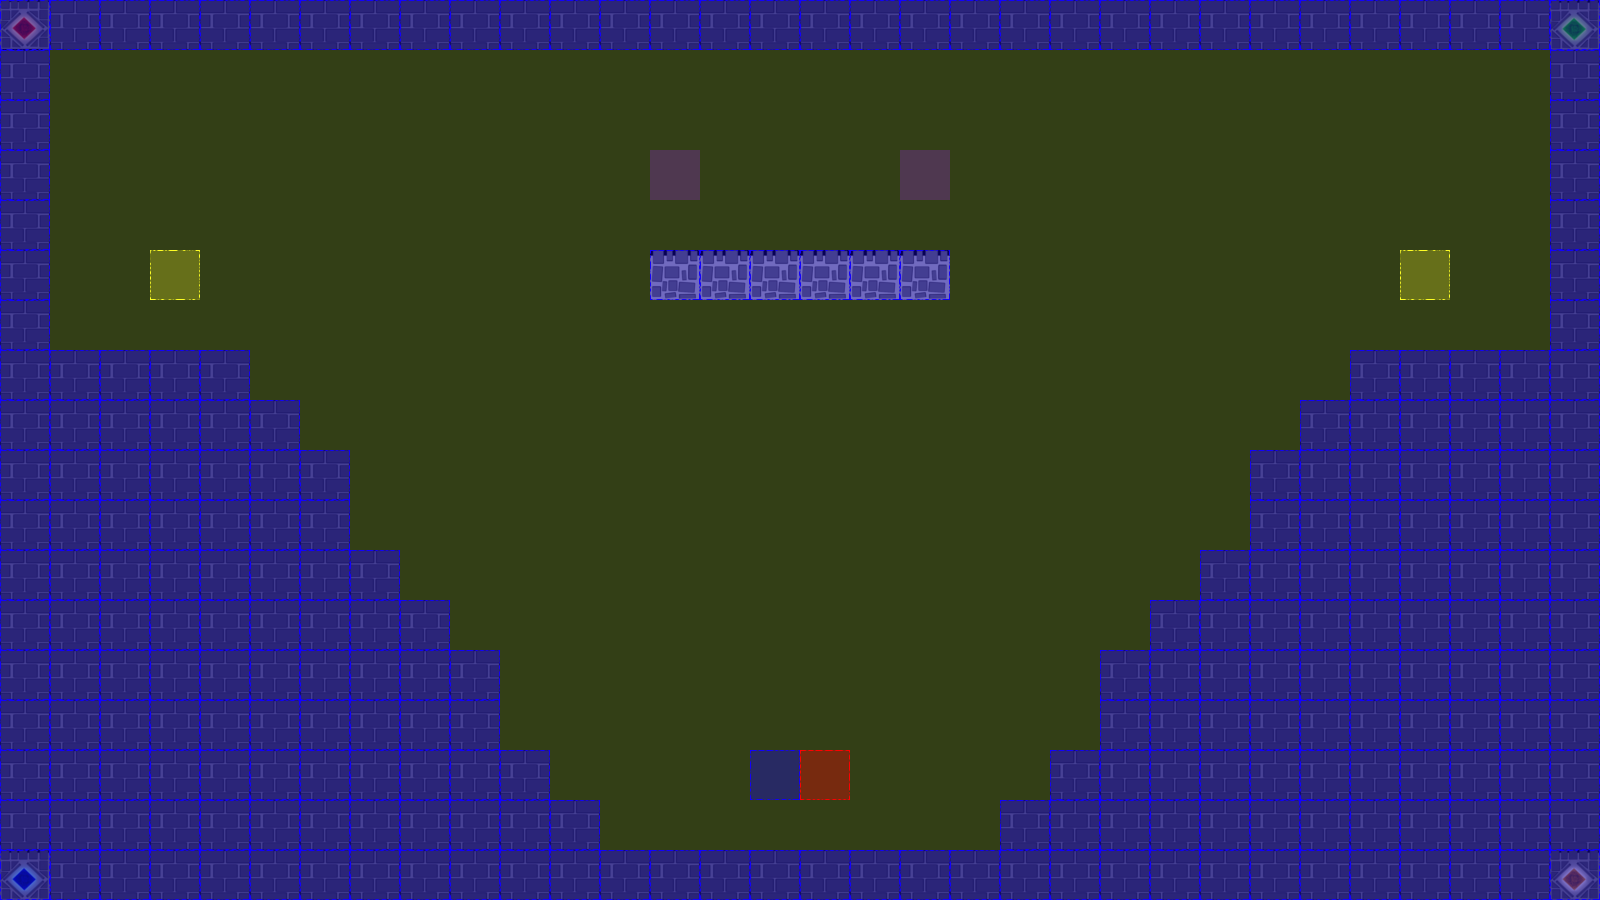

Below is a game level as drawn by its tile map, then a one-line description and the .tmx that defines it (tile-layer data replaced by summaries):
An orthogonal 32x18 tile map with 50x50 px tiles, 3 tile layers (terrain, collision, event), 2 tilesets.

<map version="1.0" orientation="orthogonal" renderorder="left-up" width="32" height="18" tilewidth="50" tileheight="50" nextobjectid="3">
 <tileset firstgid="1" name="castleTile" tilewidth="50" tileheight="50" tilecount="36" columns="6">
  <image source="tiles/castleTile.png" width="300" height="300" />
 </tileset>
 <tileset firstgid="37" name="collisionTile" tilewidth="50" tileheight="50" tilecount="12" columns="3">
  <image source="tiles/collisionTile.png" width="150" height="200" />
 </tileset>
 <layer name="terrain" width="32" height="18" opacity="0.9">
  <data>[576 cells, 252 non-empty, 6 distinct tile ids]</data>
 </layer>
 <layer name="collision" width="32" height="18">
  <data>[576 cells, 576 non-empty, 2 distinct tile ids]</data>
 </layer>
 <layer name="event" width="32" height="18">
  <data>[576 cells, 6 non-empty, 4 distinct tile ids]</data>
 </layer>
</map>
